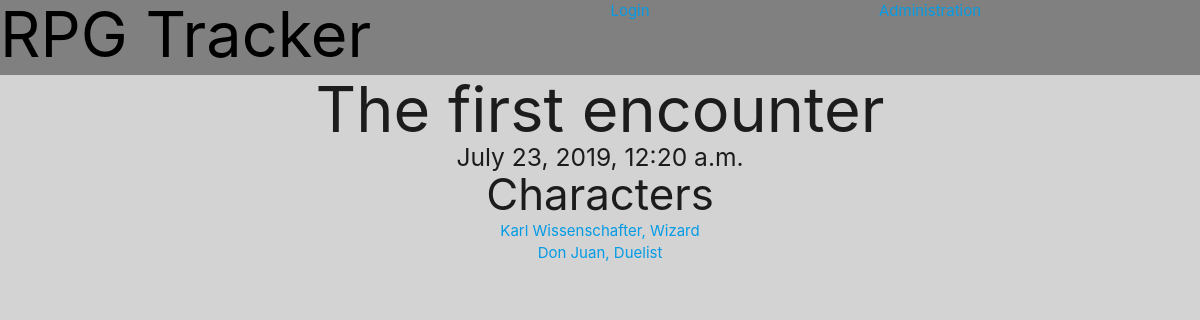
Page /2/ on the committed database.
### history/models.py (models this page shows, shortened)
class Session(models.Model):
    title = models.CharField('Title',max_length=200)
    game_date = models.DateTimeField('Date played', default=datetime.datetime.now)
    description = models.CharField(max_length=2000)
    game_master = models.ForeignKey(Player, on_delete=models.CASCADE)
    xp_for_all = models.IntegerField('Experience for all players', default=0)
    characters = models.ManyToManyField(Character, related_name='characters')

class Character(models.Model):
    player = models.ForeignKey(Player, on_delete=models.CASCADE, verbose_name='Player')
    name = models.CharField(max_length=200)
    creation_date = models.DateTimeField('Creation date', default=datetime.datetime.now)
    story = models.CharField(default='Once upon a time...', max_length=5000)
    career_path = models.CharField(max_length=50)
    career_level = models.PositiveIntegerField(default=1)
    total_xp = models.IntegerField(default=0)
    spent_xp = models.IntegerField(default=0)

### history/views.py (the view)
# urls.py: path('<int:pk>/', views.SessionView.as_view(), name='session_detail'),
class SessionView(generic.DetailView):
    template_name = 'history/session.html'
    model = Session

### history/templates/history/session.html
{% extends "history/basic.html" %}
{% block content %}
<h1>{{ session.title }}</h1>
<h5>{{ session.game_date}}
<h3>Characters</h3>
<ul>
{% for character in session.characters.all %}
<li><a href="{% url 'history:character' character.id %}">{{character.name}}, {{character.career_path}}</li>
{% endfor%}
</ul>
{% endblock %}

### history/static/history/style.css (style rules this page uses)
* { margin: 0px !important; padding: 0px !important; }
body { text-align: center; background-color: lightgray; }

### rows in the picture
Session: title "The first encounter", game_date "July 23, 2019, 12:20 a.m."
Character: name "Karl Wissenschafter", career_path "Wizard"
Character: name "Don Juan", career_path "Duelist"
